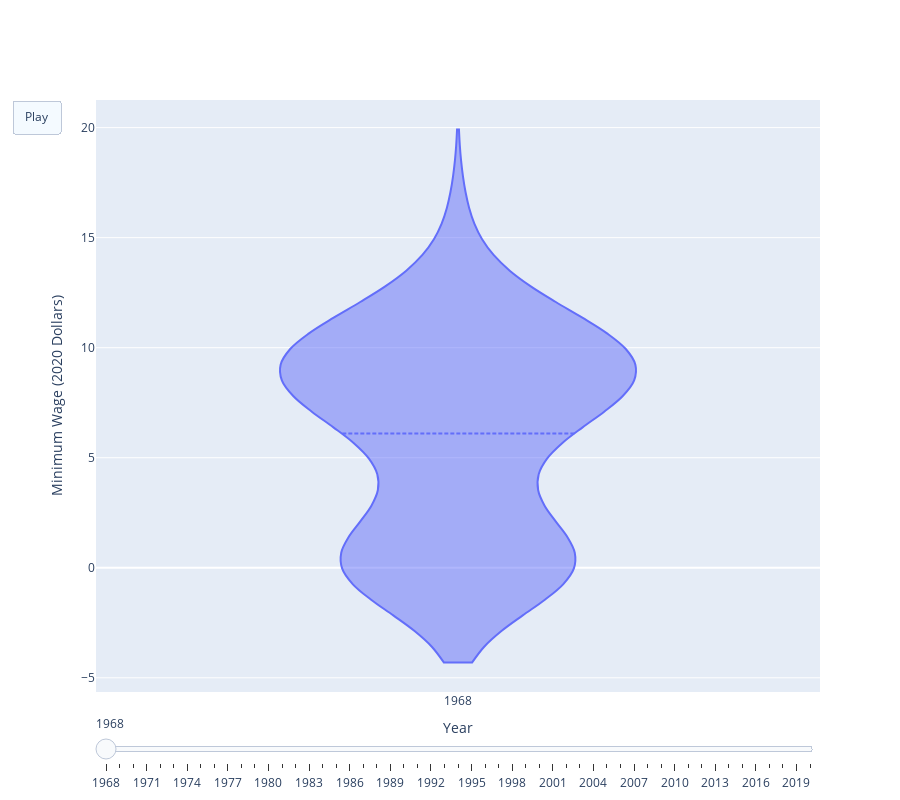

Write notebook code for a chart like this one.
### Markdown cell above
Deze grafiek toont de trends in het aantal aanhoudingen van 'Noncitizen Apprehensions' over de jaren, weergegeven op de y-as, terwijl de x-as de 'Year' aangeeft. De lijn geeft een tijdsverloop weer van 1980 tot 2022. De data laten zien dat er pieken en dalen zijn geweest in de aanhoudingen, met name een hoge piek rond 1990 en een opmerkelijke stijging na 2020. Dit kan wijzen op veranderende immigratiehandhavingsstrategieën of externe factoren zoals politieke veranderingen en crises.

### Code cell
import pandas as pd
import plotly.graph_objects as go

# Load the dataset with proper encoding
minimum_wage_data = pd.read_csv('minimum_wage_us.csv', encoding='ISO-8859-1')

# Filtering relevant columns
merged_data = minimum_wage_data[['Year', 'State.Minimum.Wage.2020.Dollars']].copy()

# Create figure
fig = go.Figure()

# Add initial trace for the first year
initial_year = merged_data['Year'].min()
initial_data = merged_data[merged_data['Year'] == initial_year]
fig.add_trace(go.Violin(
    y=initial_data['State.Minimum.Wage.2020.Dollars'],
    name=str(initial_year),
    box_visible=False,  # Remove box plot
    meanline_visible=True
))

# Create animation frames
frames = []
years = merged_data['Year'].unique()
for year in years:
    yearly_data = merged_data[merged_data['Year'] == year]
    frames.append(go.Frame(
        data=[go.Violin(
            y=yearly_data['State.Minimum.Wage.2020.Dollars'],
            box_visible=False,  # Remove box plot
            meanline_visible=True
        )],
        name=str(year)
    ))

fig.frames = frames

# Add slider and animation settings
fig.update_layout(
    updatemenus=[dict(
        type="buttons",
        buttons=[dict(label="Play",
                      method="animate",
                      args=[None, dict(frame=dict(duration=200, redraw=True),  # faster animation speed
                                       transition=dict(duration=0))])])]
)

sliders = [dict(steps=[dict(method='animate',
                            args=[[str(year)], dict(mode='immediate',
                                                    frame=dict(duration=200, redraw=True),  # faster animation speed
                                                    transition=dict(duration=0))],
                            label=str(year)) for year in years],
                transition=dict(duration=0),
                x=0,  # slider starting position
                xanchor='left',
                y=0,
                yanchor='top'
               )]

# Update layout with increased height
fig.update_layout(sliders=sliders, height=800)  # Increase height to 800 pixels

fig.update_layout(yaxis_title='Minimum Wage (2020 Dollars)', xaxis_title='Year')

fig.show()

### Figure 1 — Plotly figure (JSON) as saved in the notebook; plotly's stock layout.template omitted (floating-point values rounded to 4 significant figures)
{"data": [{"box": {"visible": false}, "meanline": {"visible": true}, "name": "1968", "type": "violin", "y": [0, 15.61, 3.48, 1.16, 12.26, 7.43, 10.41, 9.29, 9.29, 0, 0, 9.29, 9.29, 8.55, 0, 8.55, 0, 0, 4.83, 0, 10.41, 7.43, 11.89, 9.29, 5.2, 0, 0, 0, 7.43, 9.29, 10.41, 10.41, 8.55, 11.89, 7.43, 7.43, 5.57, 7.43, 9.29, 8.55, 3.2, 10.41, 0, 3.16, 0, 0, 0, 7.43, 10.41, 0, 11.89, 7.43, 9.29, 8.92]}], "layout": {"height": 800, "sliders": [{"steps": [{"args": [["1968"], {"frame": {"duration": 200, "redraw": true}, "mode": "immediate", "transition": {"duration": 0}}], "label": "1968", "method": "animate"}, {"args": [["1969"], {"frame": {"duration": 200, "redraw": true}, "mode": "immediate", "transition": {"duration": 0}}], "label": "1969", "method": "animate"}, {"args": [["1970"], {"frame": {"duration": 200, "redraw": true}, "mode": "immediate", "transition": {"duration": 0}}], "label": "1970", "method": "animate"}, {"args": [["1971"], {"frame": {"duration": 200, "redraw": true}, "mode": "immediate", "transition": {"duration": 0}}], "label": "1971", "method": "animate"}, {"args": [["1972"], {"frame": {"duration": 200, "redraw": true}, "mode": "immediate", "transition": {"duration": 0}}], "label": "1972", "method": "animate"}, {"args": [["1973"], {"frame": {"duration": 200, "redraw": true}, "mode": "immediate", "transition": {"duration": 0}}], "label": "1973", "method": "animate"}, {"args": [["1974"], {"frame": {"duration": 200, "redraw": true}, "mode": "immediate", "transition": {"duration": 0}}], "label": "1974", "method": "animate"}, {"args": [["1975"], {"frame": {"duration": 200, "redraw": true}, "mode": "immediate", "transition": {"duration": 0}}], "label": "1975", "method": "animate"}, {"args": [["1976"], {"frame": {"duration": 200, "redraw": true}, "mode": "immediate", "transition": {"duration": 0}}], "label": "1976", "method": "animate"}, {"args": [["1977"], {"frame": {"duration": 200, "redraw": true}, "mode": "immediate", "transition": {"duration": 0}}], "label": "1977", "method": "animate"}, {"args": [["1978"], {"frame": {"duration": 200, "redraw": true}, "mode": "immediate", "transition": {"duration": 0}}], "label": "1978", "method": "animate"}, {"args": [["1979"], {"frame": {"duration": 200, "redraw": true}, "mode": "immediate", "transition": {"duration": 0}}], "label": "1979", "method": "animate"}, {"args": [["1980"], {"frame": {"duration": 200, "redraw": true}, "mode": "immediate", "transition": {"duration": 0}}], "label": "1980", "method": "animate"}, {"args": [["1981"], {"frame": {"duration": 200, "redraw": true}, "mode": "immediate", "transition": {"duration": 0}}], "label": "1981", "method": "animate"}, {"args": [["1982"], {"frame": {"duration": 200, "redraw": true}, "mode": "immediate", "transition": {"duration": 0}}], "label": "1982", "method": "animate"}, {"args": [["1983"], {"frame": {"duration": 200, "redraw": true}, "mode": "immediate", "transition": {"duration": 0}}], "label": "1983", "method": "animate"}, {"args": [["1984"], {"frame": {"duration": 200, "redraw": true}, "mode": "immediate", "transition": {"duration": 0}}], "label": "1984", "method": "animate"}, {"args": [["1985"], {"frame": {"duration": 200, "redraw": true}, "mode": "immediate", "transition": {"duration": 0}}], "label": "1985", "method": "animate"}, {"args": [["1986"], {"frame": {"duration": 200, "redraw": true}, "mode": "immediate", "transition": {"duration": 0}}], "label": "1986", "method": "animate"}, {"args": [["1987"], {"frame": {"duration": 200, "redraw": true}, "mode": "immediate", "transition": {"duration": 0}}], "label": "1987", "method": "animate"}, {"args": [["1988"], {"frame": {"duration": 200, "redraw": true}, "mode": "immediate", "transition": {"duration": 0}}], "label": "1988", "method": "animate"}, {"args": [["1989"], {"frame": {"duration": 200, "redraw": true}, "mode": "immediate", "transition": {"duration": 0}}], "label": "1989", "method": "animate"}, {"args": [["1990"], {"frame": {"duration": 200, "redraw": true}, "mode": "immediate", "transition": {"duration": 0}}], "label": "1990", "method": "animate"}, {"args": [["1991"], {"frame": {"duration": 200, "redraw": true}, "mode": "immediate", "transition": {"duration": 0}}], "label": "1991", "method": "animate"}, {"args": [["1992"], {"frame": {"duration": 200, "redraw": true}, "mode": "immediate", "transition": {"duration": 0}}], "label": "1992", "method": "animate"}, {"args": [["1993"], {"frame": {"duration": 200, "redraw": true}, "mode": "immediate", "transition": {"duration": 0}}], "label": "1993", "method": "animate"}, {"args": [["1994"], {"frame": {"duration": 200, "redraw": true}, "mode": "immediate", "transition": {"duration": 0}}], "label": "1994", "method": "animate"}, {"args": [["1995"], {"frame": {"duration": 200, "redraw": true}, "mode": "immediate", "transition": {"duration": 0}}], "label": "1995", "method": "animate"}, {"args": [["1996"], {"frame": {"duration": 200, "redraw": true}, "mode": "immediate", "transition": {"duration": 0}}], "label": "1996", "method": "animate"}, {"args": [["1997"], {"frame": {"duration": 200, "redraw": true}, "mode": "immediate", "transition": {"duration": 0}}], "label": "1997", "method": "animate"}, {"args": [["1998"], {"frame": {"duration": 200, "redraw": true}, "mode": "immediate", "transition": {"duration": 0}}], "label": "1998", "method": "animate"}, {"args": [["1999"], {"frame": {"duration": 200, "redraw": true}, "mode": "immediate", "transition": {"duration": 0}}], "label": "1999", "method": "animate"}, {"args": [["2000"], {"frame": {"duration": 200, "redraw": true}, "mode": "immediate", "transition": {"duration": 0}}], "label": "2000", "method": "animate"}, {"args": [["2001"], {"frame": {"duration": 200, "redraw": true}, "mode": "immediate", "transition": {"duration": 0}}], "label": "2001", "method": "animate"}, {"args": [["2002"], {"frame": {"duration": 200, "redraw": true}, "mode": "immediate", "transition": {"duration": 0}}], "label": "2002", "method": "animate"}, {"args": [["2003"], {"frame": {"duration": 200, "redraw": true}, "mode": "immediate", "transition": {"duration": 0}}], "label": "2003", "method": "animate"}, {"args": [["2004"], {"frame": {"duration": 200, "redraw": true}, "mode": "immediate", "transition": {"duration": 0}}], "label": "2004", "method": "animate"}, {"args": [["2005"], {"frame": {"duration": 200, "redraw": true}, "mode": "immediate", "transition": {"duration": 0}}], "label": "2005", "method": "animate"}, {"args": [["2006"], {"frame": {"duration": 200, "redraw": true}, "mode": "immediate", "transition": {"duration": 0}}], "label": "2006", "method": "animate"}, {"args": [["2007"], {"frame": {"duration": 200, "redraw": true}, "mode": "immediate", "transition": {"duration": 0}}], "label": "2007", "method": "animate"}, {"args": [["2008"], {"frame": {"duration": 200, "redraw": true}, "mode": "immediate", "transition": {"duration": 0}}], "label": "2008", "method": "animate"}, {"args": [["2009"], {"frame": {"duration": 200, "redraw": true}, "mode": "immediate", "transition": {"duration": 0}}], "label": "2009", "method": "animate"}, {"args": [["2010"], {"frame": {"duration": 200, "redraw": true}, "mode": "immediate", "transition": {"duration": 0}}], "label": "2010", "method": "animate"}, {"args": [["2011"], {"frame": {"duration": 200, "redraw": true}, "mode": "immediate", "transition": {"duration": 0}}], "label": "2011", "method": "animate"}, {"args": [["2012"], {"frame": {"duration": 200, "redraw": true}, "mode": "immediate", "transition": {"duration": 0}}], "label": "2012", "method": "animate"}, {"args": [["2013"], {"frame": {"duration": 200, "redraw": true}, "mode": "immediate", "transition": {"duration": 0}}], "label": "2013", "method": "animate"}, {"args": [["2014"], {"frame": {"duration": 200, "redraw": true}, "mode": "immediate", "transition": {"duration": 0}}], "label": "2014", "method": "animate"}, {"args": [["2015"], {"frame": {"duration": 200, "redraw": true}, "mode": "immediate", "transition": {"duration": 0}}], "label": "2015", "method": "animate"}, {"args": [["2016"], {"frame": {"duration": 200, "redraw": true}, "mode": "immediate", "transition": {"duration": 0}}], "label": "2016", "method": "animate"}, {"args": [["2017"], {"frame": {"duration": 200, "redraw": true}, "mode": "immediate", "transition": {"duration": 0}}], "label": "2017", "method": "animate"}, {"args": [["2018"], {"frame": {"duration": 200, "redraw": true}, "mode": "immediate", "transition": {"duration": 0}}], "label": "2018", "method": "animate"}, {"args": [["2019"], {"frame": {"duration": 200, "redraw": true}, "mode": "immediate", "transition": {"duration": 0}}], "label": "2019", "method": "animate"}, {"args": [["2020"], {"frame": {"duration": 200, "redraw": true}, "mode": "immediate", "transition": {"duration": 0}}], "label": "2020", "method": "animate"}], "transition": {"duration": 0}, "x": 0, "xanchor": "left", "y": 0, "yanchor": "top"}], "updatemenus": [{"buttons": [{"args": [null, {"frame": {"duration": 200, "redraw": true}, "transition": {"duration": 0}}], "label": "Play", "method": "animate"}], "type": "buttons"}], "xaxis": {"title": {"text": "Year"}}, "yaxis": {"title": {"text": "Minimum Wage (2020 Dollars)"}}}}
